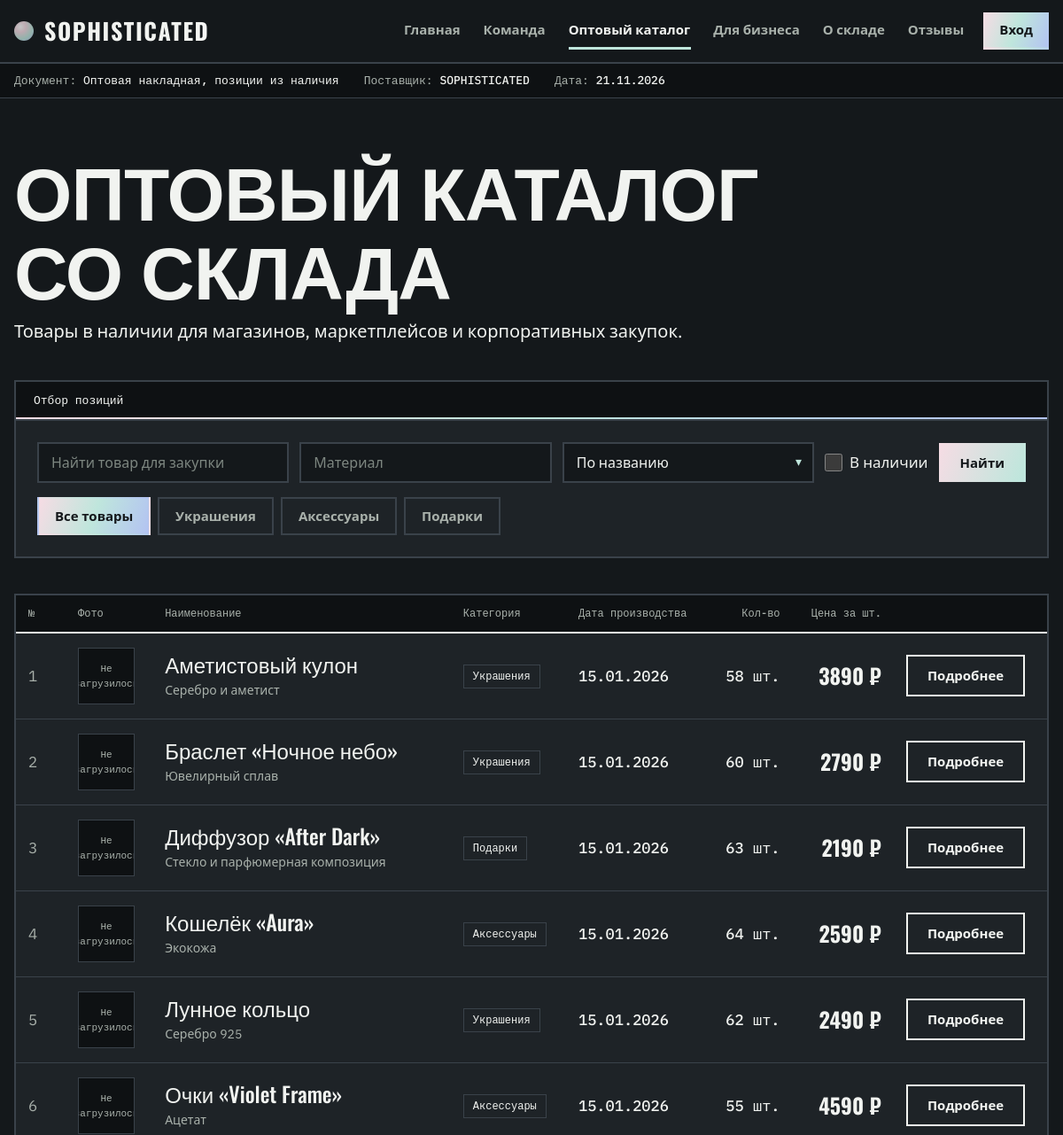
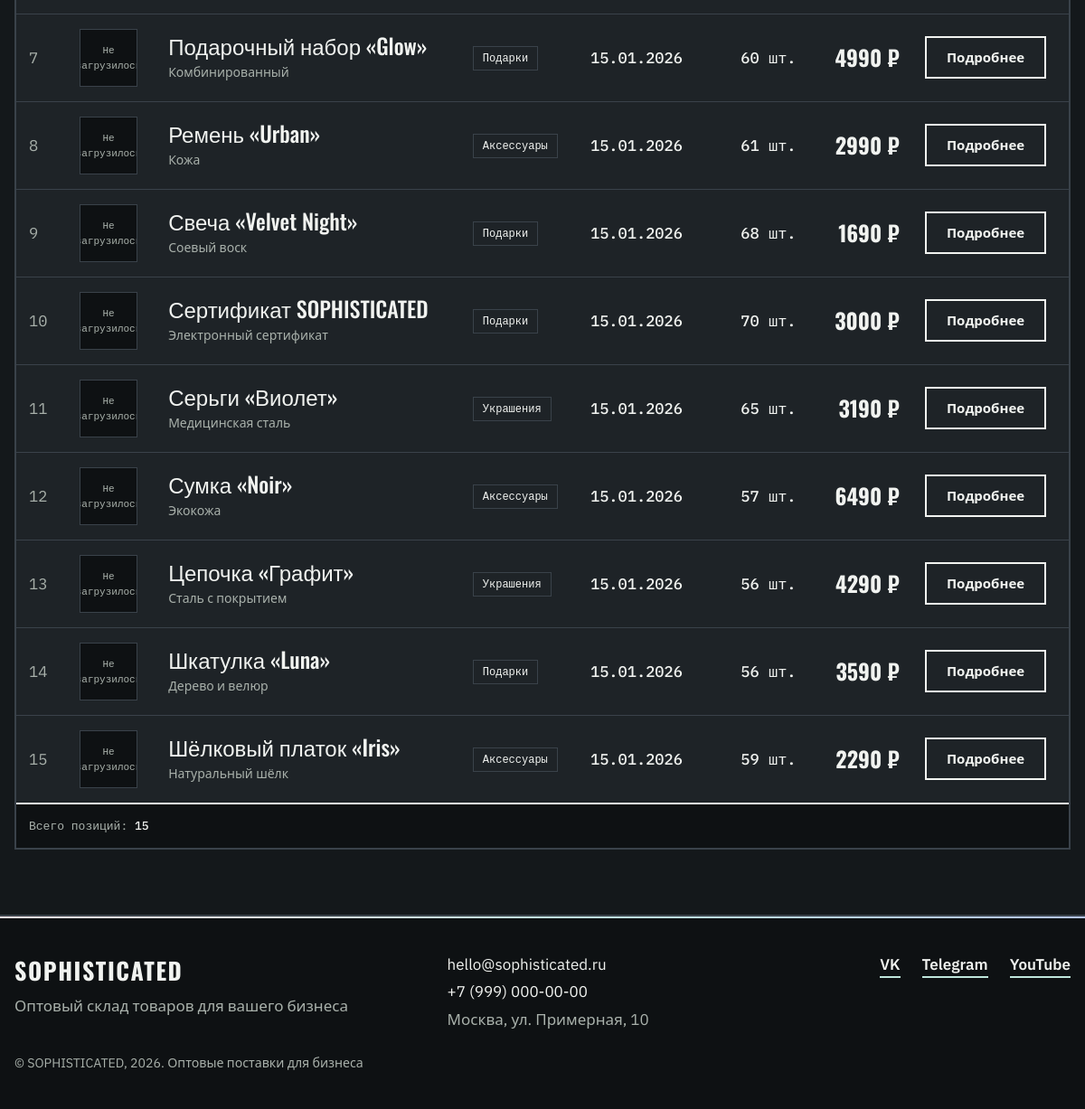
The app's page /products/, older data (2 pictures, top to bottom).
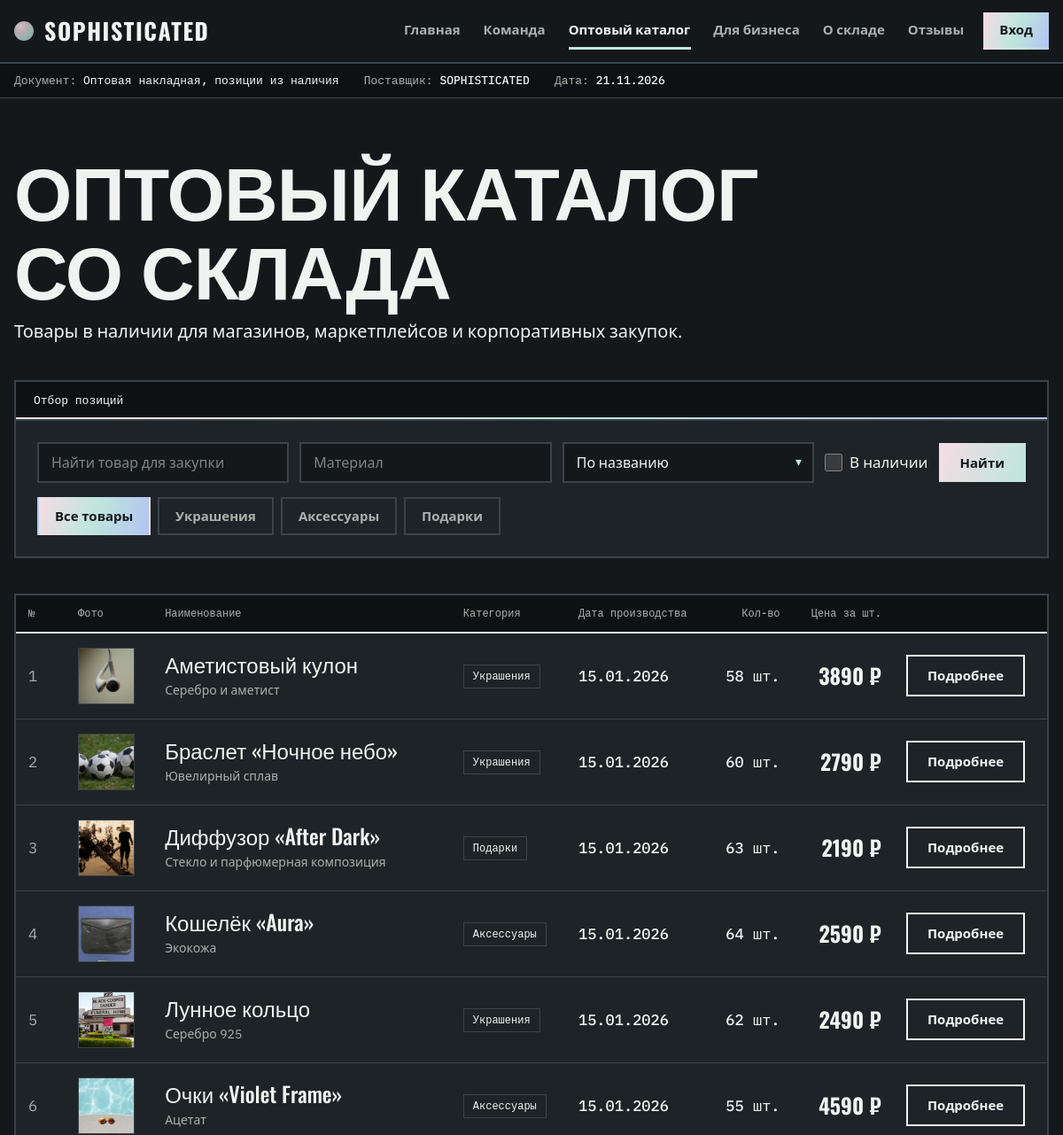
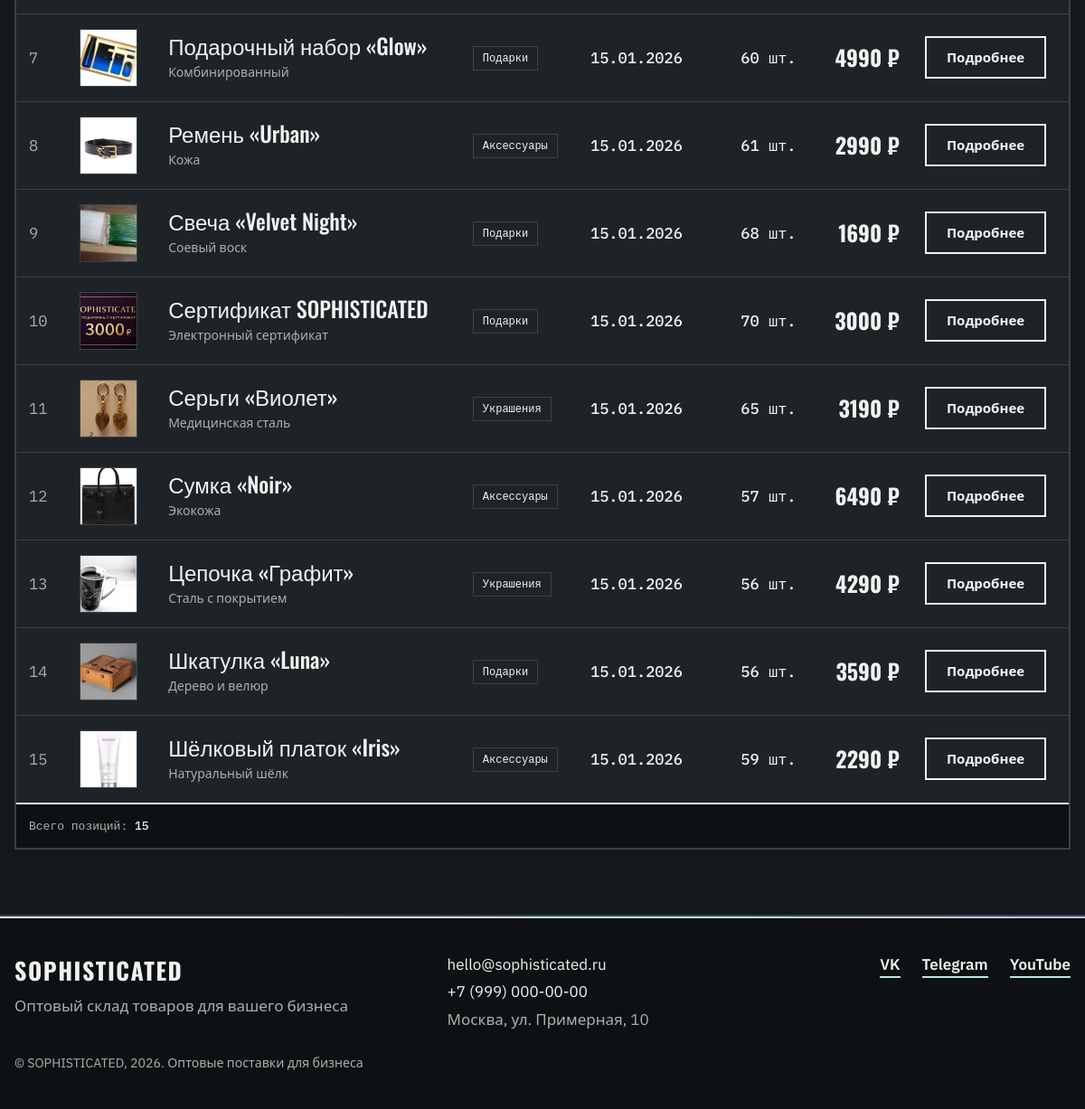
The same page, newer data (2 pictures, top to bottom).
### hello/models.py (models this page shows, shortened)
class Category(models.Model):
    name = models.CharField('Название категории', max_length=100)
    coment = models.TextField('Описание', max_length=500)
    class Meta:
        verbose_name = 'Категория'
        verbose_name_plural = 'Категории'

class Products(models.Model):
    name = models.CharField('Название товара', max_length=100)
    sale = models.IntegerField('Цена')
    material = models.CharField('Материал', max_length=100)
    date_prod = models.DateField('Дата производства')
    conter = models.IntegerField('Количество')
    cat_id = models.ForeignKey(
        Category,
        on_delete=models.CASCADE,
        verbose_name='Категория',
    )
    image = models.ImageField(upload_to='products/', null=True, blank=True, verbose_name="Фото")
    description = models.TextField('Описание товара', max_length=1000, blank=True, default='')
    slug = models.SlugField(unique=True, blank=True, null=True, verbose_name='URL-пропуск')
    class Meta:
        indexes = [
            models.Index(fields=['sale'], name='products_sale_idx'),
            models.Index(fields=['conter'], name='products_conter_idx'),
            models.Index(fields=['date_prod'], name='products_date_prod_idx'),
        ]
        verbose_name = 'Товар'
        verbose_name_plural = 'Товары'

### hello/views.py (the view)
# urls.py: path('products/', views.products, name='products'),
@cache_page(300, key_prefix="products")
@vary_on_cookie
def products(request):
    categories = Category.objects.all()
    products = Products.objects.select_related('cat_id').all()
    category_id = request.GET.get('category_id')
    query = request.GET.get('q', '').strip()
    material = request.GET.get('material', '').strip()
    sort = request.GET.get('sort', 'name')
    stock = request.GET.get('stock', '')
    selected_category = None
    if category_id and category_id.isdigit():
        products = products.filter(cat_id_id=category_id)
        selected_category = Category.objects.filter(id=category_id).first()
    if query:
        products = products.filter(Q(name__icontains=query) | Q(description__icontains=query))
    if material:
        products = products.filter(material__icontains=material)
    if stock == 'available':
        products = products.filter(conter__gt=0)
    if sort in {'name', 'sale', '-sale', 'date_prod', '-date_prod'}:
        products = products.order_by(sort)
    return render(request, 'products.html', {
        'category': categories,
        'product': products,
        'selected_category': selected_category,
        'query': query, 'material': material, 'sort': sort, 'stock': stock,
    })

### hello/context_processors.py (called while the page is built)
def settings(request):
    return {'settings': {
        'YMETRICA_ID': _settings.YMETRICA_ID,
        'GA_MEASUREMENT_ID': _settings.GA_MEASUREMENT_ID,
    }}

def site_contacts(request):
    return {'SITE_CONTACTS': {
        'email': _settings.SITE_EMAIL, 'phone': _settings.SITE_PHONE,
        'address': _settings.SITE_ADDRESS, 'vk': _settings.SITE_VK,
        'telegram': _settings.SITE_TELEGRAM, 'youtube': _settings.SITE_YOUTUBE,
    }}

### hello/templates/products.html (shortened to what this page needs)
{% extends 'base.html' %}
{% load static %}
{% block doc_name %}Оптовая накладная, позиции из наличия{% endblock %}
{% block content %}
<div class="sheet">
    <header class="sheet__head">
        <h1>Оптовый каталог со склада</h1>
        <p class="sheet__lead">Товары в наличии для магазинов, маркетплейсов и корпоративных закупок.</p>
    </header>
    <section class="section" aria-label="Поиск и фильтры">
        <div class="section__bar"><b>Отбор позиций</b></div>
        <div class="section__body">
            <form method="get" class="catalog-tools">
                <input type="search" name="q" value="{{ query }}" placeholder="Найти товар для закупки" aria-label="Поиск по названию и описанию">
                <input type="text" name="material" value="{{ material }}" placeholder="Материал" aria-label="Материал">
                <span class="select-wrap">
                    <select name="sort" aria-label="Сортировка">
                        <option value="name" {% if sort == 'name' %}selected{% endif %}>По названию</option>
                    </select>
                </span>
                <label class="stock-filter"><input type="checkbox" name="stock" value="available" {% if stock == 'available' %}checked{% endif %}> В наличии</label>
                <button class="btn" type="submit">Найти</button>
            </form>
            <div class="catalog-filters">
                <a href="{% url 'products' %}" class="filter-btn {% if not selected_category %}active{% endif %}">Все товары</a>
                {% for cat in category %}
                    <a href="?category_id={{ cat.id }}" class="filter-btn {% if selected_category.id == cat.id %}active{% endif %}">{{ cat.name }}</a>
                {% endfor %}
            </div>
        </div>
    </section>
    {% if product %}
    <div class="table-wrap">
        <table class="doc-table">
            <thead>
                <tr>
                    <th scope="col">№</th>
                    <th scope="col">Фото</th>
                    <th scope="col">Наименование</th>
                    <th scope="col">Категория</th>
                    <th scope="col">Дата производства</th>
                    <th scope="col" class="right">Кол-во</th>
                    <th scope="col" class="right">Цена за шт.</th>
                    <th scope="col"><span class="visually-hidden">Действие</span></th>
                </tr>
            </thead>
            <tbody>
                {% for p in product %}
                <tr>
                    <td class="num">{{ forloop.counter }}</td>
                    <td>
                        {% if p.image %}
                            <img src="{{ p.image.url }}" alt="{{ p.name }}" class="thumb" width="64" height="64" loading="lazy">
                        {% else %}
                            <div class="thumb thumb--empty">Не загрузилось</div>
                        {% endif %}
                    </td>
                    <td>
                        <span class="name">{{ p.name }}</span>
                        <span class="sub">{{ p.material }}</span>
                    </td>
                    <td><span class="tag">{{ p.cat_id.name }}</span></td>
                    <td class="date">{{ p.date_prod|date:'d.m.Y' }}</td>
                    <td class="qty right">{{ p.conter }} шт.</td>
                    <td class="price right">{{ p.sale }} ₽</td>
                    <td>
                        <a href="{% url 'product_detail' slug=p.slug %}"
                           class="btn btn--ghost" aria-label="Карточка товара: {{ p.name }}">Подробнее</a>
                    </td>
                </tr>
                {% endfor %}
            </tbody>
            <tfoot>
                <tr>
                    <td colspan="8">Всего позиций: <b>{{ product|length }}</b></td>
                </tr>
            </tfoot>
        </table>
    </div>
    {% endif %}
</div>
{% endblock %}

### hello/templates/base.html (shortened to what this page needs)
{% load static %}
<!DOCTYPE html>
<html lang="ru">
<head>
  <link rel="stylesheet" href="{% static 'css/style.css' %}">
</head>
<body data-page="{{ request.resolver_match.url_name|default:'' }}">
  <div class="header">
    <div class="header__inner">
      <div class="logo">
        <a href="{% url 'index' %}"><span class="logo__pearl" aria-hidden="true"></span><span class="logo__text">SOPHISTICATED</span></a>
      </div>
      <nav class="menu" aria-label="Основная навигация">
          {% with current=request.resolver_match.url_name %}
          <a href="{% url 'index' %}"{% if current == 'index' %} class="active"{% endif %}>Главная</a>
          <a href="{% url 'news' %}"{% if current == 'news' %} class="active"{% endif %}>Команда</a>
          <a href="{% url 'products' %}"{% if current == 'products' %} class="active"{% endif %}>Оптовый каталог</a>
          <a href="{% url 'blog' %}"{% if current == 'blog' %} class="active"{% endif %}>Для бизнеса</a>
          <a href="{% url 'weo' %}"{% if current == 'weo' %} class="active"{% endif %}>О складе</a>
          <a href="{% url 'reviews' %}"{% if current == 'reviews' %} class="active"{% endif %}>Отзывы</a>
          {% if user.is_authenticated %}
          <a class="menu__login" href="{% url 'account' %}">Аккаунт</a>
          {% else %}
          <a class="menu__login" href="{% url 'vhod' %}">Вход</a>
          {% endif %}
          {% endwith %}
      </nav>
    </div>
  </div>
  <div class="docbar">
    <div class="docbar__inner">
      <span>Документ: <b>{% block doc_name %}Накладная{% endblock %}</b></span>
      <span>Поставщик: <b>SOPHISTICATED</b></span>
      <span>Дата: <b>{% now "d.m.Y" %}</b></span>
    </div>
  </div>
  <main>
    {% block content %}{% endblock %}
  </main>
  <footer class="site-footer">
    <div class="site-footer__inner">
      <div class="site-footer__brand">
        <strong>SOPHISTICATED</strong>
        <span>Оптовый склад товаров для вашего бизнеса</span>
      </div>
      <div class="site-footer__contacts">
        <a href="mailto:{{ SITE_CONTACTS.email }}">{{ SITE_CONTACTS.email }}</a>
        <a href="tel:{{ SITE_CONTACTS.phone }}">{{ SITE_CONTACTS.phone }}</a>
        <span>{{ SITE_CONTACTS.address }}</span>
      </div>
      <div class="site-footer__socials" aria-label="Социальные сети">
        <a href="{{ SITE_CONTACTS.vk }}" target="_blank" rel="noopener noreferrer">VK</a>
        <a href="{{ SITE_CONTACTS.telegram }}" target="_blank" rel="noopener noreferrer">Telegram</a>
        <a href="{{ SITE_CONTACTS.youtube }}" target="_blank" rel="noopener noreferrer">YouTube</a>
      </div>
      <small>© SOPHISTICATED, 2026. Оптовые поставки для бизнеса</small>
    </div>
  </footer>
</body>
</html>

Row changes from the older to the newer data that the page shows:
changed Products "Аметистовый кулон": image: picture added; no longer shows "Не…"
changed Products "Браслет «Ночное небо»": image: picture added; no longer shows "Не…"
changed Products "Диффузор «After Dark»": image: picture added; no longer shows "Не…"
changed Products "Кошелёк «Aura»": image: picture added; no longer shows "Не…"
changed Products "Лунное кольцо": image: picture added; no longer shows "Не…"
changed Products "Очки «Violet Frame»": image: picture added; no longer shows "Не…"
changed Products "Подарочный набор «Glow»": image: picture added; no longer shows "Не…"
changed Products "Ремень «Urban»": image: picture added; no longer shows "Не…"
changed Products "Свеча «Velvet Night»": image: picture added; no longer shows "Не…"
changed Products "Сертификат SOPHISTICATED": image: picture added; no longer shows "Не…"
changed Products "Серьги «Виолет»": image: picture added; no longer shows "Не…"
changed Products "Сумка «Noir»": image: picture added; no longer shows "Не…"
changed Products "Цепочка «Графит»": image: picture added; no longer shows "Не…"
changed Products "Шкатулка «Luna»": image: picture added; no longer shows "Не…"
changed Products "Шёлковый платок «Iris»": image: picture added; no longer shows "Не…"
